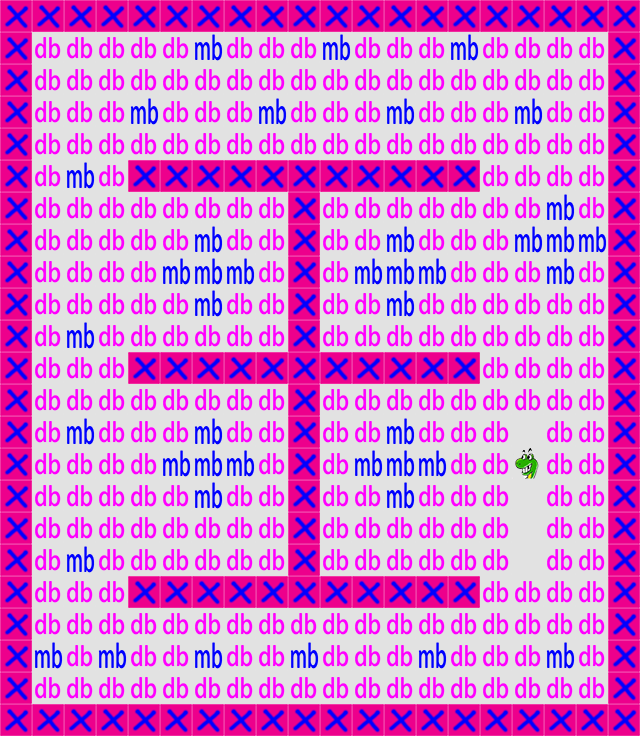

This game map was drawn from its Tiled (.tmx) file and the tilesets committed beside it. A one-line description and the trimmed map source follow:
An orthogonal 20x23 tile map with 32x32 px tiles, 2 tile layers (map_bg, map_tag), 2 tilesets.

<map version="1.0" orientation="orthogonal" width="20" height="23" tilewidth="32" tileheight="32">
 <tileset firstgid="1" name="map_bg" tilewidth="32" tileheight="32">
  <image source="map_bg.png" width="128" height="128" />
 </tileset>
 <tileset firstgid="17" name="map_tag" tilewidth="32" tileheight="32">
  <image source="map_tag.png" width="256" height="256" />
 </tileset>
 <layer name="map_bg" width="20" height="23">
  <data>[460 cells, 460 non-empty, 2 distinct tile ids]</data>
 </layer>
 <layer name="map_tag" width="20" height="23">
  <data>[460 cells, 456 non-empty, 4 distinct tile ids]</data>
 </layer>
</map>